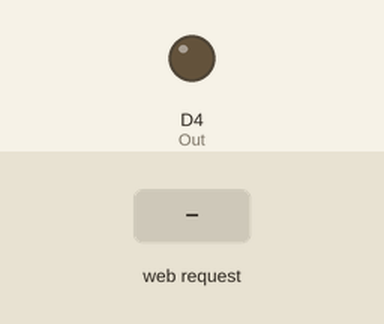
Recording of a sketch running on a simulated ESP8266 (NodeMCU). On the bench: output pins drawn as LEDs (lit = HIGH). The inputs (shaded band) are chosen by the test bench. WiFi joins after 1.5 s; servers stay silent unless stated; what the sketch prints to the serial monitor is not drawn.

Above: at 2.7 s.
2.8 s: HTTP request GET /on received
At 3.7 s:
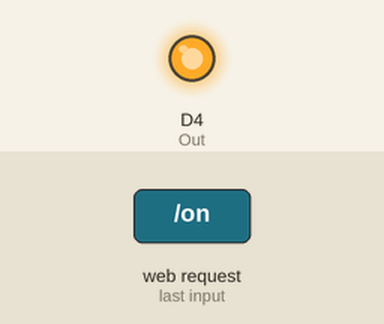
4.3 s: HTTP request GET /off received
At 4.8 s:
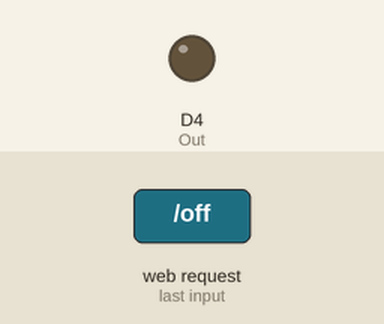
Timing chart, 0 to 7.3 s (numbered marks = the images above; inputs shaded):
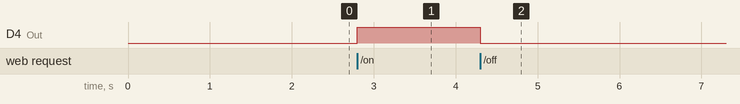

Measured:
- after the input at 2.8 s, D4 (Out): LOW → HIGH at once
- after the input at 4.3 s, D4 (Out): HIGH → LOW at once

The sketch:

led.ino
```cpp
#include <ESP8266WiFi.h>
#include <WiFiClient.h>
#include <ESP8266WebServer.h>
#include <WiFiManager.h> // https://github.com/tzapu/WiFiManager

String sChipId="";
char cChipId[40]="";
ESP8266WebServer server(80);

String s;
//int LED = LED_BUILTIN;// 사용하지 마세요 serial1 통신과 충돌합니다.
int ledOn=0;
int Out=D4;


void setup() {

  // put your setup code here, to run once:
  Serial.begin(19200);
  Serial1.begin(19200);

  pinMode(Out, OUTPUT);

  // AP 이름 자동으로 만듬 i2r-chipid
  sChipId = "IGS-"+String(ESP.getChipId(),HEX);
  sChipId.toCharArray(cChipId,sChipId.length()+1);
  Serial.println(sChipId);

  //WiFiManager
  WiFi.mode(WIFI_STA); // explicitly set mode, esp defaults to STA+AP
  WiFiManager wm;
  // wm.resetSettings(); //reset settings - for testing

  if (!wm.autoConnect(cChipId)) {
    Serial.println("failed to connect and hit timeout");
    //reset and try again, or maybe put it to deep sleep
    ESP.restart();
    delay(1000);
  }

  //if you get here you have connected to the WiFi
  Serial.println("connected... :)");

  server.on("/", handleRoot);
  server.on("/on", handleOn);
  server.on("/off", handleOff);
  server.on("/scan", handleScan);
  server.on("/wifi", handleWifi);
  server.onNotFound(handleNotFound);

  server.begin();
  Serial.println("HTTP server started");
}

void loop() {
  server.handleClient();

}
```

handleHTTP.ino
```cpp
String webHead="<html>\n    <head>\n        <meta name='viewport' content='width=device-width, initial-scale=1.0'/>\n        <meta http-equiv='Content-Type' content='text/html;charset=utf-8' />\n        <style>\n            .button {\n                border: none;\n                color: white;\n                padding: 20px;\n                text-align: center;\n                text-decoration: none;\n                display: inline-block;\n                font-size: 16px;\n                margin: 4px 2px;\n                cursor: pointer;\n            }\n            .button-on {border-radius: 100%; background-color: #4CAF50;}\n            .button-off {border-radius: 100%;background-color: #707070;}\n        </style>\n    </head>\n    <body>\n        <h1>LED제어</h1>";
String webTail="\n<p><a href='/wifi'>네트웍공유기변경</a></p></body>\n</html>";

void handleRoot() {
  String s="";
  if(ledOn==1)
    s=s+"<a href=\"off\"> <button id=\"button01\" class=\"button button-on\" ></button></a>";
  else
    s=s+"<a href=\"on\"> <button id=\"button01\" class=\"button button-off\" ></button></a>";
  s=s+"<br><br>AP & IP :&emsp;"+sChipId+"&emsp;"+WiFi.localIP().toString();
  server.send(200, "text/html", webHead+s+webTail);
}

void handleWifi() {
  WiFiManager wm;
  wm.resetSettings();
  wm.resetSettings();
  ESP.reset();
}


void handleOn() {
  ledOn=1;

   digitalWrite(Out,255);

  //digitalWrite(LED, 0);
  s = "\0";
  s +=char(5);
  s += "1";
  s +=char(4);
  Serial.println(" ");
  Serial.println(s);
  Serial1.print(s);
  GoHome();
}

void handleOff() {
  ledOn=0;
   digitalWrite(Out,0);
  //digitalWrite(LED, 1);
  s = "\0";
  s +=char(5);
  s += "0";
  s +=char(4);
  Serial.println(" ");
  Serial.println(s);
  Serial1.print(s);
  GoHome();
}

void GoHome() {
  String s,ipS;
  //IPAddress ip;
  ipS=toStringIp(WiFi.localIP());
  s="<meta http-equiv='refresh' content=\"0;url='http://"+ipS+"/'\">";
  server.send(200, "text/html", s);
}

void handleNotFound() {
  String message = "File Not Found\n\n";
  message += "URI: ";
  message += server.uri();
  message += "\nMethod: ";
  message += (server.method() == HTTP_GET) ? "GET" : "POST";
  message += "\nArguments: ";
  message += server.args();
  message += "\n";
  for (uint8_t i = 0; i < server.args(); i++) {
    message += " " + server.argName(i) + ": " + server.arg(i) + "\n";
  }
  server.send(404, "text/plain", message);
}

void handleScan() {
  String s;
  s="{\"chipId\":\""+sChipId+"\",\"ip\":\""+WiFi.localIP().toString()+"\"}";
  server.send(200, "text/html", s);
}
```

tools.ino
```cpp
/** Is this an IP? */
boolean isIp(String str) {
  for (size_t i = 0; i < str.length(); i++) {
    int c = str.charAt(i);
    if (c != '.' && (c < '0' || c > '9')) {
      return false;
    }
  }
  return true;
}

/** IP to String? */
String toStringIp(IPAddress ip) {
  String res = "";
  for (int i = 0; i < 3; i++) {
    res += String((ip >> (8 * i)) & 0xFF) + ".";
  }
  res += String(((ip >> 8 * 3)) & 0xFF);
  return res;
}

// trigger pin 0(D3) 2(D4)
void factoryDefault() {
  WiFiManager wm;
  wm.resetSettings();
  wm.resetSettings();
  ESP.reset();
}
```
